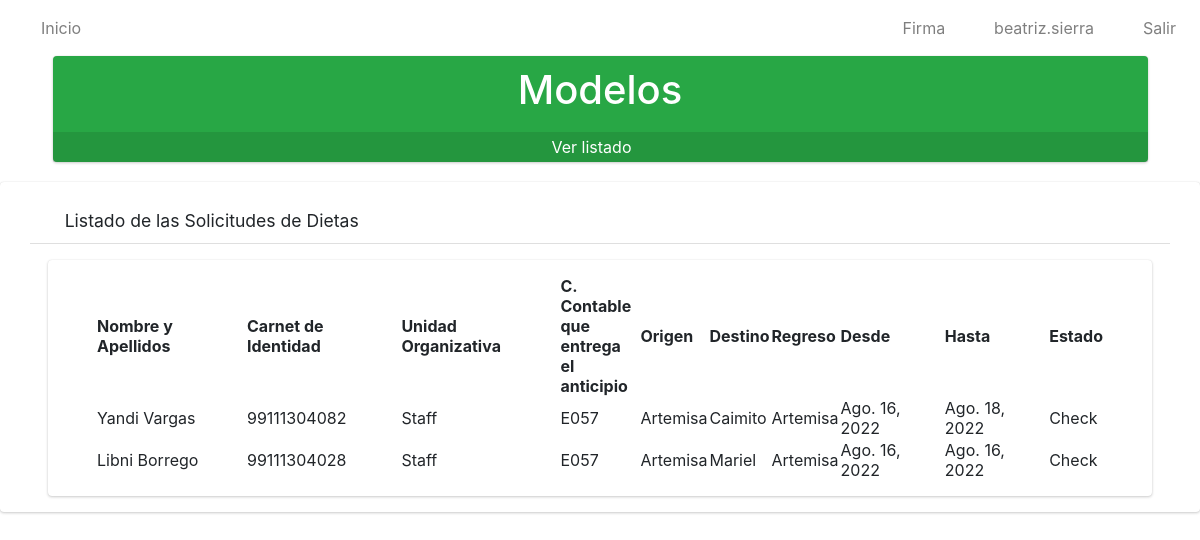
The app's page / (signed in), older data.
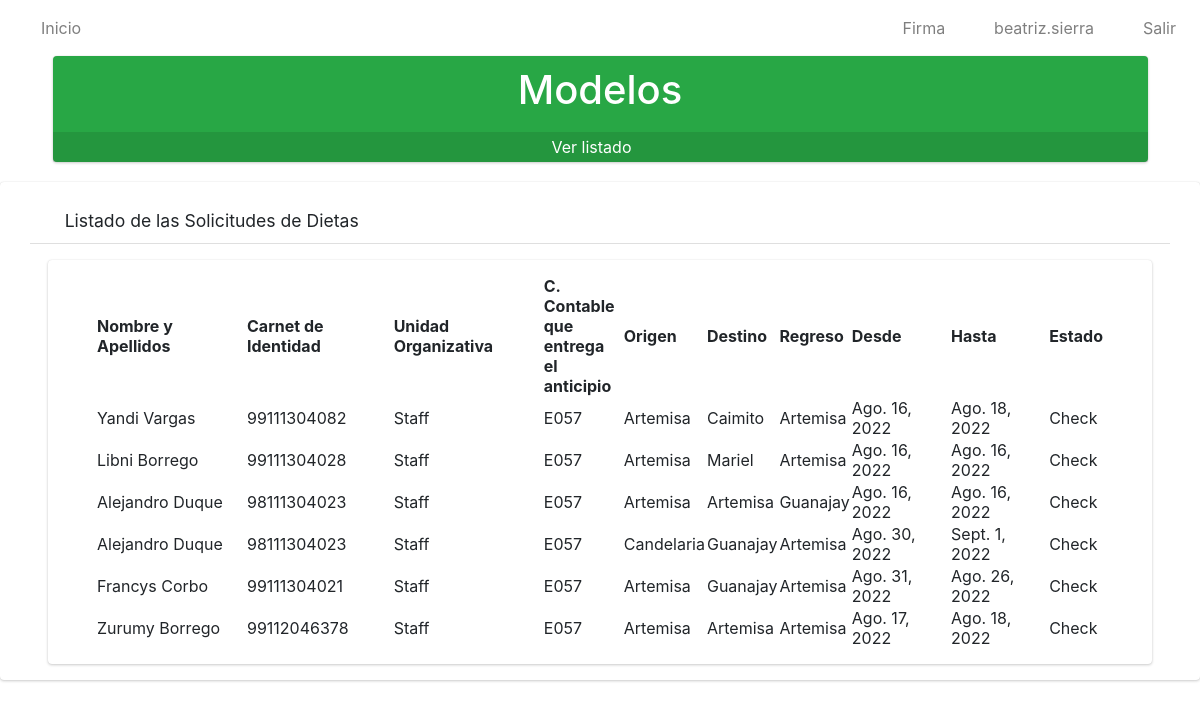
The same page, newer data.
### app/models.py (models this page shows, shortened)
class Solicitud(models.Model):
    numero=models.IntegerField()
    solicitante=models.ForeignKey(Solicitante, on_delete=models.CASCADE)
    trabajador=models.ForeignKey(Trabajador, on_delete=models.CASCADE)
    unidad_organizativa=models.ForeignKey(Unidad_Organizativa, on_delete=models.CASCADE)
    c_contable=models.CharField(max_length=4)
    provincia=models.ForeignKey(Provincia, on_delete=models.CASCADE)
    origen=models.ForeignKey(Municipio, on_delete=models.CASCADE, related_name='municipio_origen')
    destino=models.ForeignKey(Municipio, on_delete=models.CASCADE, related_name='municipio_destino')
    regreso=models.ForeignKey(Municipio, on_delete=models.CASCADE, related_name='municipio_regreso')
    fecha_inicio=models.DateField()
    fecha_final=models.DateField()
    parleg=models.ForeignKey(PARLEG, on_delete=models.CASCADE)
    cargo_presupuesto=models.ForeignKey(Cargo_al_Presupuesto, on_delete=models.CASCADE)
    autoriza=models.ForeignKey(Autoriza, on_delete=models.CASCADE)
    estado=models.CharField(max_length=20)
    observaciones=models.CharField(max_length=500)
    class Meta:
        verbose_name="Solicitud"
        verbose_name_plural="Solicitudes"

class Trabajador(models.Model):
    usuario=models.OneToOneField(User, on_delete=models.CASCADE)
    ci=models.CharField(max_length=11, unique=True)
    def __str__(self):
            return self.usuario.first_name+' '+self.usuario.last_name
    class Meta:
        verbose_name = "Trabajador"
        verbose_name_plural = "Trabajadores"

class Unidad_Organizativa(models.Model):
    nombre=models.CharField(max_length=100)
    def __str__(self):
        return self.nombre
    class Meta:
        verbose_name="Unidad Organizativa"
        verbose_name_plural="Unidades Organizativas"

class Municipio(models.Model):
    nombre=models.CharField(max_length=30)
    provincia=models.ForeignKey(Provincia, on_delete=models.CASCADE)
    def __str__(self):
        return self.nombre
    class Meta:
        verbose_name="Municipio"
        verbose_name_plural="Municipios"

### app/views.py (the view)
# urls.py: path('', SolicitudListView.as_view(), name='solicitudes'),
class SolicitudListView(ListView):
    model = Solicitud
    template_name = 'solicitudes/listar.html'
    @method_decorator(login_required)
    def dispatch(self, request, *args, **kwargs):
        return super().dispatch(request,*args,** kwargs)
    def get_context_data(self, **kwargs):
        context = super().get_context_data(**kwargs)
        context['title'] = "Listado de Solicitudes"
        return context

### app/templates/solicitudes/listar.html (shortened to what this page needs)
{% extends 'base.html' %}
{% load static %}
{% block content %}
    <div class="row pl-5 pr-5" >
         <div>
            <div class="small-box bg-success">
                <div class="inner">
                    <h1 style="color: white;" class="text-center">
                        Modelos
                    </h1>
                </div>
                <div class="icon"><i class="fas fa-check-square"></i>
                </div>
                {% if perms.app.view_modelo %}
                <a href="{% url 'listarMod' %}" class="small-box-footer" style="color: white !important;">
                Ver listado <i class="fas fa-arrow-circle-right" style="color: white;"></i>
                </a>
                {% else %}
                <a href="#" class="small-box-footer" style="color: white !important;">
                No tiene permisos para ver los Modelos <i class="fas fa-eye-slash" style="color: white;"></i>
                </a>
                {% endif %}
            </div>
        </div>
    </div>
    <div class=" card card-default">
        <div class="card-header px-3 mb-3 mt-3 container">
            <h3 class="card-title">
            <i class="fas fa-search"></i>
                Listado de las Solicitudes de Dietas
            </h3>
            </div>
        <div class="card card-body content-header mx-5 px-5">
            <table id="myTable" class="display" style="width: 100%;">
                <thead>
                    <tr>
                        <th>Nombre y Apellidos</th>
                        <th>Carnet de Identidad</th>
                        <th>Unidad Organizativa</th>
                        <th>C. Contable que entrega el anticipio</th>
                        <th>Origen</th>
                        <th>Destino</th>
                        <th>Regreso</th>
                        <th>Desde</th>
                        <th>Hasta</th>
                        <th>Estado</th>
                    </tr>
                </thead>
                <tbody>
                    {% for i in object_list %}
                    <tr>
                        <td style="width: 150px;">{{i.trabajador}}</td>
                        <td>{{i.trabajador.ci}}</td>
                        <td>{{i.unidad_organizativa}}</td>
                        <td style="width: 80px;">{{i.c_contable}}</td>
                        <td>{{i.origen}}</td>
                        <td>{{i.destino}}</td>
                        <td>{{i.regreso}}</td>
                        <td>{{i.fecha_inicio}}</td>
                        <td>{{i.fecha_final}}</td>
                        <td>{{i.estado}}</td>
                    </tr>
                    {% endfor %}
                </tbody>
            </table>
        </div>
    </div>
{% endblock %}

### app/templates/base.html (shortened to what this page needs)
{% load static %}
<html>
    <head>
  <link rel="stylesheet" href="{% static 'plugins/fontawesome-free/css/all.min.css'%}">
        <link href="https://cdn.jsdelivr.net/npm/bootstrap@5.2.0/dist/css/bootstrap.min.css" rel="stylesheet">
        <link rel="stylesheet" type="text/css" href="{% static 'datatable/data_tables/datatables.min.css' %}" />
  <link rel="stylesheet" href="https://cdnjs.cloudflare.com/ajax/libs/jquery-confirm/3.3.2/jquery-confirm.min.css">
  <link rel="stylesheet" href="https://cdn.jsdelivr.net/npm/bootstrap-icons@1.7.2/font/bootstrap-icons.css">
  <link href="https://cdn.jsdelivr.net/npm/bootstrap@5.2.0-beta1/dist/css/bootstrap.min.css" rel="stylesheet"
>
<link href="https://cdn.jsdelivr.net/npm/bootstrap@5.2.0/dist/css/bootstrap.min.css" rel="stylesheet">
        <link rel="stylesheet" href="{% static 'dist/css/adminlte.min.css'%}">
    </head>
<nav class="navbar navbar-expand-md navbar-white navbar-light">
 <ul class="navbar-nav">
          <li class="nav-item">
            <a href="{% url 'solicitudes' %}" class="nav-link">
            <i class="fas fa-home"></i>
            Inicio</a>
          </li>
        </ul>
    <ul class="navbar-nav ml-auto">
      <li class="nav-item">
           <a class="nav-link" onclick="modal_firma()" role="button">
            <i class="fas fa-edit"></i> Firma
           </a>
      </li>
      <li class="nav-item">
        <a class="nav-link" href="javascript:;"role="button">
          <i class="fas fa-user"></i>  {{ user.username }}
        </a>
      </li>
      <li class="nav-item">
        <a class="nav-link" href="{% url 'logout' %}"role="button">
          <i class="fas fa-power-off"></i> Salir
        </a>
      </li>
    </ul>
  </nav>
        {%block content%}
        {% endblock %}
    </body>
</html>

Row changes from the older to the newer data that the page shows:
added Solicitud: trabajador "Alejandro Duque", trabajador.ci "98111304023", unidad_organizativa "Staff", c_contable "E057", origen "Artemisa", destino "Artemisa", regreso "Guanajay", fecha_inicio "Ago. 16, 2022", fecha_final "Ago. 16, 2022", estado "Check"
added Solicitud: trabajador "Alejandro Duque", trabajador.ci "98111304023", unidad_organizativa "Staff", c_contable "E057", origen "Candelaria", destino "Guanajay", regreso "Artemisa", fecha_inicio "Ago. 30, 2022", fecha_final "Sept. 1, 2022", estado "Check"
added Solicitud: trabajador "Francys Corbo", trabajador.ci "99111304021", unidad_organizativa "Staff", c_contable "E057", origen "Artemisa", destino "Guanajay", regreso "Artemisa", fecha_inicio "Ago. 31, 2022", fecha_final "Ago. 26, 2022", estado "Check"
added Solicitud: trabajador "Zurumy Borrego", trabajador.ci "99112046378", unidad_organizativa "Staff", c_contable "E057", origen "Artemisa", destino "Artemisa", regreso "Artemisa", fecha_inicio "Ago. 17, 2022", fecha_final "Ago. 18, 2022", estado "Check"
